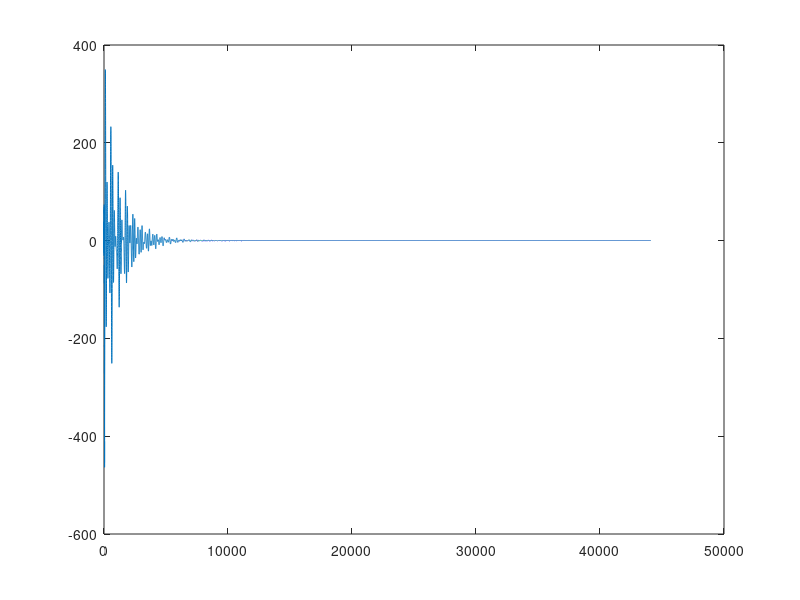

This figure's MATLAB source:
%% modal synthesis (circluar membrane)

fs = 44100; % sampling rate
t = [0:1/fs:1]; % sample length

% estimated gain coefficients (N*K shape matrix) (circular distribution of contact points
% at half the membrane radius, and one contact point in the center)
A = [
    1 0.8 0.8 0.8 0.8 0.8 0.8 0.8 0.8;
    0 0 0.9 1 0.9 0 0.9 1 0.9;
    0 0 1 0 1 0 1 0 1;
    1 0 0 0 0 0 0 0 0;
    0 0 0.8 1 0.8 0 0.8 1 0.8;
    0 0 0.4 0.6 0.4 0 0.4 0.6 0.4
    ];

% modal frequencies for ideal circular membrane[1] and estimated decay coefficients
% r = ; % radius [mm]
% sigma = ; % area density [mm^2]
% T = ; % surface tension
% c = sqrt(T/sigma); % transverse wave equation, with velocity "c"
% f0 = 2.405/2*pi*r*c; [Hz]
f0 = 140;

fd =[
    f0*1.000 25;
    f0*1.594 30;
    f0*2.136 35;
    f0*2.296 40;
    f0*2.653 45;
    f0*2.918 50
    ];

% modal parameter matrix
M = [fd A];

% resonator parameters
theta = zeros(length(A(:,1)),1); % pole angle [rads/sample]
for i=1:length(A(:,1))
theta(i) = 2*pi*M(i,1)/fs;
end

R = zeros(length(A(:,1)),length(A(1,:))); % pole radius
for i=1:length(A(:,1)) % number of modes
    for j=1:length(A(1,:)) %number of contact point
        R(i,j) = A(i,j)*exp(-M(i,2)/fs);
    end
end

% excitation (impact)
x = rand(1,50);
x = x - mean(x); % remove offset (center around mean)
x = x/max(x); % normalisation
x = [x zeros(1,length(t)-length(x))]; % zero padding

% output
signal = zeros(1,length(t)); % output signal
y = zeros(1,length(t)); % resonance of a mode at a given contact point

% processed samples
xn1 = 0; % x[n-1]
xn2 = 0; % x[n-2]

for n=1:length(A(:,1)) % iterate through modes
    
    for k=1:length(A(1,:)) % iteratate through contact points
        for i=1:length(t) % iterate through samples
            y(i) = 2*R(n,k)*cos(theta(n))*xn1 - R(n,k)*R(n,k)*xn2+x(i);
            xn2 = xn1;
            xn1 = y(i);
        end
        signal = signal + y;
    end
    
end

plot(signal);
sound(signal, fs);

% [1] Fletcher N. H., Rossing T. D. The Physics of Musical Instruments. 1998. Springer